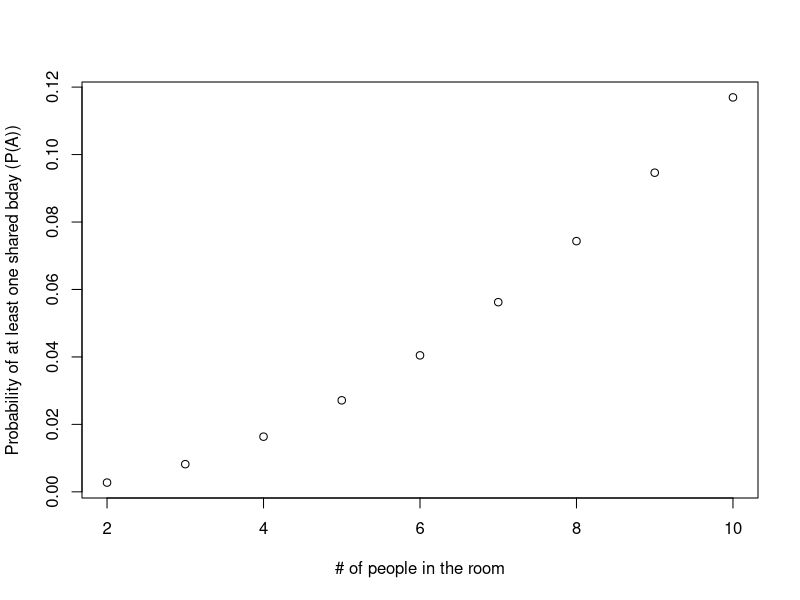

Write R code to recreate this figure.
# Recall that if A = event that at least two people share 
# a birthday in a room of m people, and 
# A^c = event that all birthdays are distinct (complement of A)
# P(A) = 1 - P(A^c) = 1 - (365!/(365-m)!)*(1/365^m)
# SELF-TEST: Work through the derivation of P(A)! 
# it's an application of the fundamental theorem of counting 

# in R we can write a function to do the above computation 
# note we do it on the log-scale and then back-transform (or exponentiate)
# to get back to the probability scale! 

bday_fun <- function(m){
  # this function takes on a value m and computes the probability
  # of at least 2 of the m students sharing a birthday
  # compute the probability of complement of A on log scale
  l_prob_a_c <- lfactorial(365) - lfactorial(365-m) - m*log(365)
  # find probability of A
  prob_a <- 1- exp(l_prob_a_c)
  # return probability of A
  return(prob_a)
}

# to use the function....
# highlight all of the code in lines 12 - 21 and run it. 
# Now your function is loaded and you can use it.  
# recreate results from notes for m = 20 
prob_m20 <- bday_fun(m = 20)
prob_m20

# to automatically generate values for more than one m 
# you can use the apply function. 
# make a vector representing rooms of size 2 through 10
m_vec <- 2:10
m_vec

# use the bday_fun to find the probs of shared bdays for 
# each value in m_vec
probs <- bday_fun(m_vec)
probs

# make a plot 
plot(x = m_vec, y = probs, xlab = "# of people in the room", 
     ylab = "Probability of at least one shared bday (P(A))")
